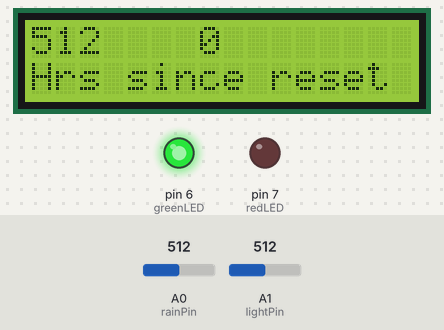
Bench run of a sketch on a simulated Arduino Uno, built with avr-gcc and run on an emulated ATmega328P. Parts: 16×2 character LCD, output pins drawn as LEDs (lit = HIGH). The inputs (shaded band) are chosen by the test bench; at power-on: A0 (rainPin) = 512, A1 (lightPin) = 512.

Above: at 0.1 s.
At 61.1 s:
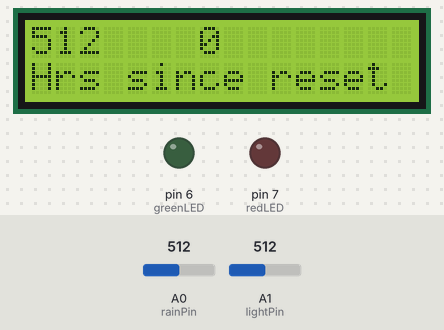
Timing chart, 0 to 122.6 s (numbered marks = the images above):
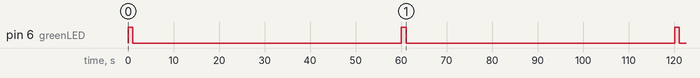

The sketch:

soilTest.ino
```cpp
#include <LiquidCrystal.h>
const int rs = 12, en = 11, d4 = 5, d5 = 4, d6 = 3, d7 = 2;
LiquidCrystal lcd(rs, en, d4, d5, d6, d7);

int rainPin = A0;
int greenLED = 6;
int redLED = 7;
// you can adjust the threshold value - max is 1023
int thresholdValue = 1000;

int lightPin = A1;

void setup(){
  lcd.begin(16, 2);
  lcd.setCursor(0,0);
  lcd.print("Starting");

  pinMode(rainPin, INPUT);
  pinMode(greenLED, OUTPUT);
  pinMode(redLED, OUTPUT);
  digitalWrite(greenLED, LOW);
  digitalWrite(redLED, LOW);
  Serial.begin(9600);
  lcd.clear();
}

void loop() {
  // read the input on analog pin 1:
  int lightValue = analogRead(lightPin);

  if(lightValue > 150){
    // read the input on analog pin 0:
    int sensorValue = analogRead(rainPin);
    lcd.clear();
    lcd.setCursor(0,0);
    lcd.print(sensorValue);
    lcd.setCursor(0,1);
    //Serial.print(sensorValue);

    int t = millis()/3600000;
    if(sensorValue < thresholdValue || t < 48){
      lcd.setCursor(7,0);
      lcd.print(t);
      lcd.setCursor(0,1);
      lcd.print("Hrs since reset");
      digitalWrite(redLED, LOW);
      digitalWrite(greenLED, HIGH);
      delay(1000);
      digitalWrite(greenLED, LOW);
      delay(59000);
    }
    else {
      lcd.print("Time to Water!");
      digitalWrite(redLED, HIGH);
      digitalWrite(greenLED, LOW);
      delay(30000);
    }
  }
  else {
    //lcd.clear();
    digitalWrite(redLED, LOW);
    digitalWrite(greenLED, LOW);
    delay(1000);
  }

}
```

Measured:
- by itself, pin 6 (greenLED): alternates HIGH for 1.0 s and LOW for 59.0 s
